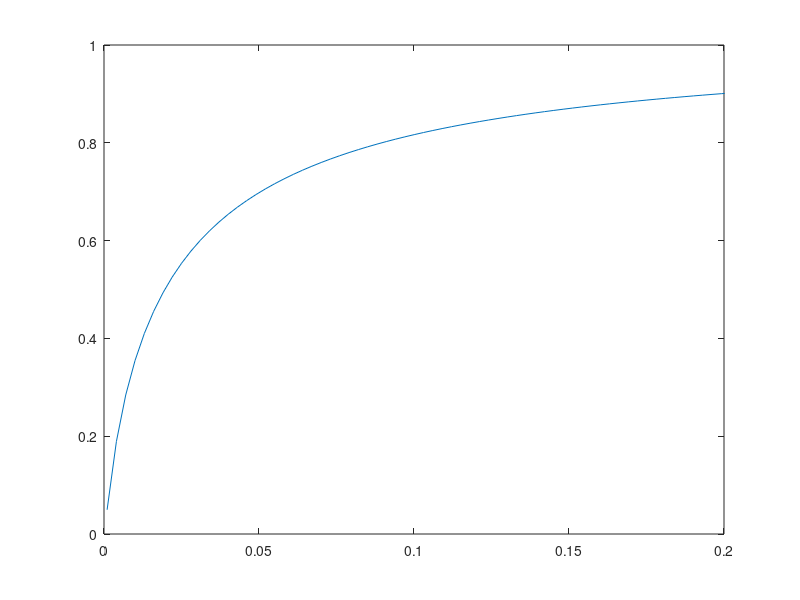
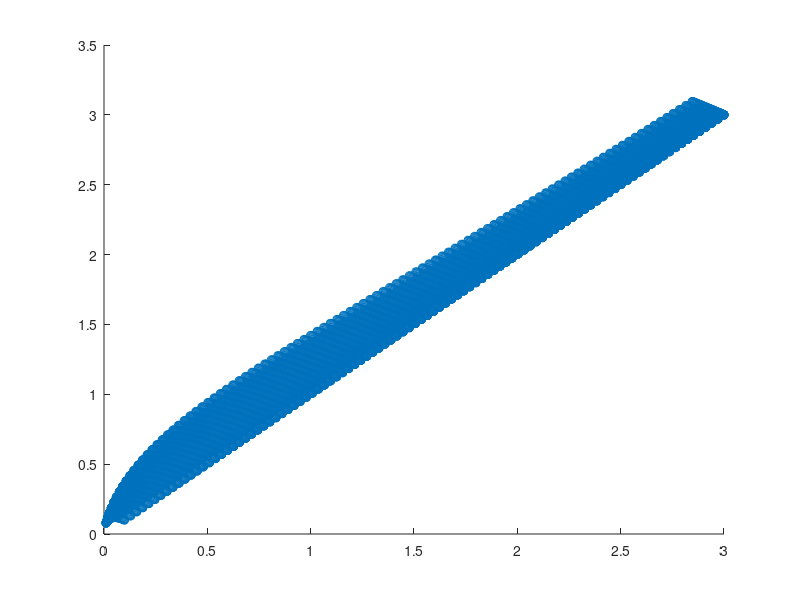
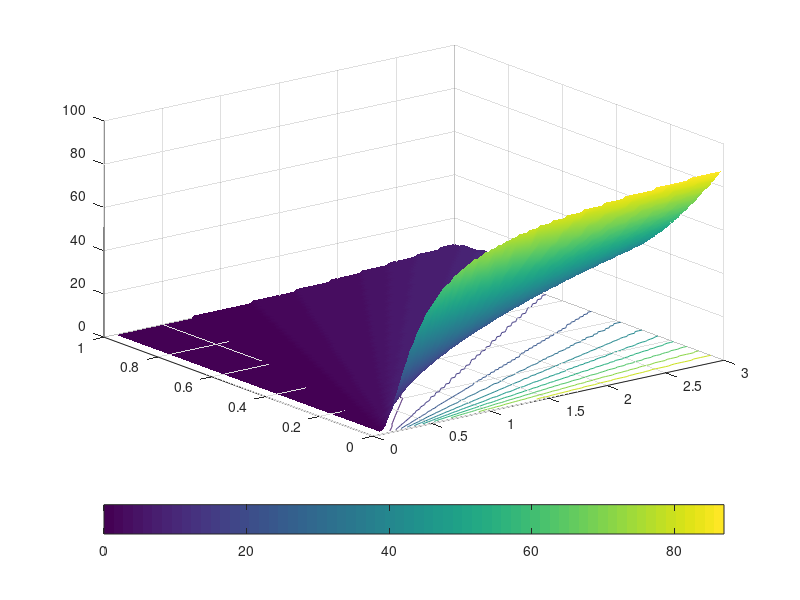

Write MATLAB code to recreate these figures, in order.
clear
clc

IML10=zeros(10000,1);
IML90=zeros(10000,1);
Means=zeros(10000,1);
Means_calc=zeros(10000,1);
Error=zeros(100);
pos=1;
pos_mean=1;

for mean=linspace(0.1,3,100)
   pos_std=1;
   for stddev=linspace(0.01,1,100) 
    
       mu=log((mean^2)/sqrt(stddev^2+mean^2));
       sigma=sqrt(log(stddev^2/(mean^2)+1));

       
        
       IML10(pos)=logninv(0.10,mu,sigma);
       IML90(pos)=logninv(0.90,mu,sigma);
       Means(pos)=logninv(0.50,mu,sigma);
       Means_calc(pos)=(logninv(0.10,mu,sigma) + logninv(0.90,mu,sigma))/2;
          a=(logninv(0.10,mu,sigma) + logninv(0.90,mu,sigma))/2;
b=logninv(0.50,mu,sigma);
       Error(pos_mean,pos_std)= round((abs(a-b))/a*100)  ;
 
       
       pos=pos+1;
       
   pos_std=pos_std+1;    
   end
   pos_mean=pos_mean+1;
end

x=linspace(0.001,3,1000);
y=x;
mean=0.1;
stddev=0.5; 
mu=log((mean^2)/sqrt(stddev^2+mean^2));
sigma=sqrt(log(stddev^2/(mean^2)+1));

a=(logninv(0.10,mu,sigma) + logninv(0.90,mu,sigma))/2
b=logninv(0.50,mu,sigma)

round((abs(a-b))/a*100)

for i=1:100
    y(i)=logncdf(x(i),mu,sigma);
end

figure(1)
plot(x,y)
ylim([0,1])
xlim([0,0.2])

figure(2)
scatter(Means, Means_calc)

mean=linspace(0.1,3,100);
stddev=linspace(0.01,1,100); 

figure(3)
surfc(mean,stddev,Error);
shading interp
colorbar('location','SouthOutside')
